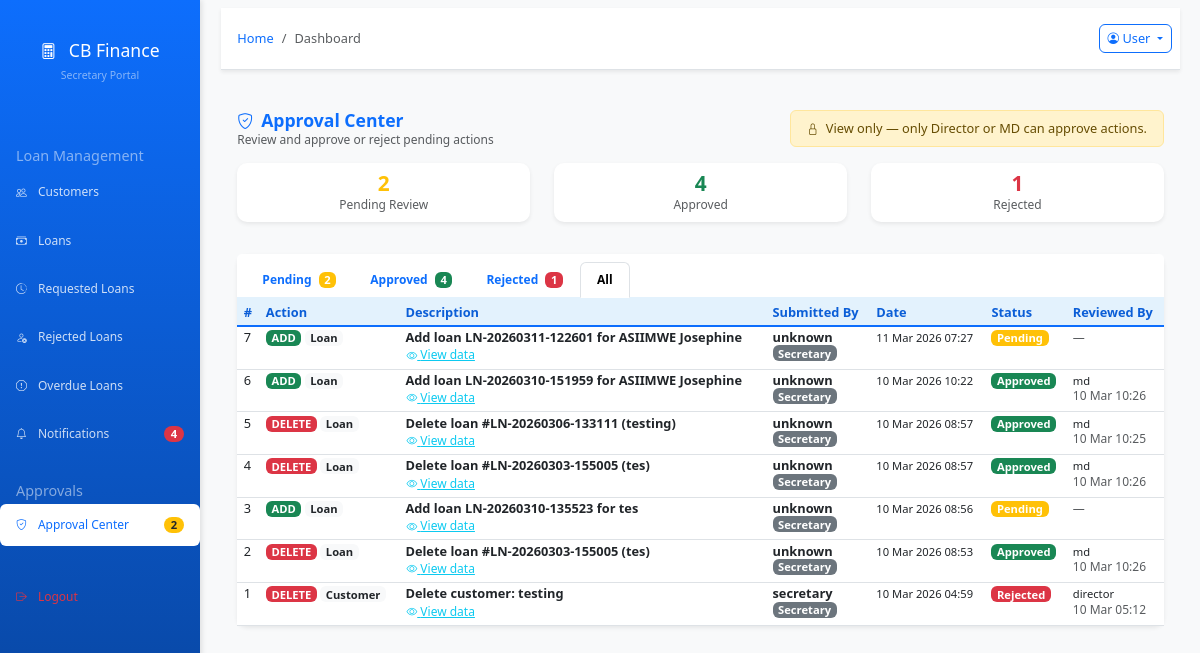
Screenshot of /app.cbfinance.rw/index.php?page=approvals&filter=all with the database file from the repository.
### tables this page shows
CREATE TABLE `pending_approvals` (
  `approval_id` int(11) NOT NULL,
  `action_type` varchar(20) NOT NULL,
  `entity_type` varchar(30) NOT NULL,
  `entity_id` int(11) DEFAULT NULL,
  `action_data` longtext NOT NULL,
  `description` varchar(255) NOT NULL,
  `submitted_by` varchar(100) NOT NULL,
  `submitted_by_role` varchar(50) NOT NULL,
  `status` enum('pending','approved','rejected') NOT NULL DEFAULT 'pending',
  `reviewed_by` varchar(100) DEFAULT NULL,
  `reviewed_at` datetime DEFAULT NULL,
  `review_notes` text,
  `submitted_at` datetime NOT NULL DEFAULT CURRENT_TIMESTAMP
);

### app.cbfinance.rw/includes/approval_helper.php (called while the page is built, shortened)
<?php
function canApprove() {
    $role = $_SESSION['role'] ?? '';
    return in_array($role, ['Director', 'MD']);
}

### app.cbfinance.rw/modules/approvals.php (the view, shortened to what this page needs)
<?php
require_once __DIR__ . '/../includes/approval_helper.php';
$conn = getConnection();
$filter     = $_GET['filter'] ?? 'pending';
$where = $filter !== 'all' ? "WHERE status = '$filter'" : '';
$approvals = $conn->query("SELECT * FROM pending_approvals $where ORDER BY submitted_at DESC LIMIT 100");
$counts = [];
foreach (['pending', 'approved', 'rejected'] as $s) {
    $r = $conn->query("SELECT COUNT(*) as cnt FROM pending_approvals WHERE status = '$s'");
    $counts[$s] = $r ? (int)$r->fetch_assoc()['cnt'] : 0;
}
?>
<div class="container-fluid py-3">
    <div class="row mb-3">
        <div class="col-12 d-flex justify-content-between align-items-center">
            <div>
                <h2 class="h4 fw-bold text-primary mb-0">
                    <i class="bi bi-shield-check me-2"></i>Approval Center
                </h2>
                <p class="text-muted small mb-0">Review and approve or reject pending actions</p>
            </div>
            <?php if (!canApprove()): ?>
            <div class="alert alert-warning py-2 px-3 mb-0">
                <i class="bi bi-lock me-1"></i> View only — only Director or MD can approve actions.
            </div>
            <?php endif; ?>
        </div>
    </div>
    <div class="row mb-4">
        <div class="col-md-4">
            <div class="card border-warning shadow-sm">
                <div class="card-body text-center py-2">
                    <h2 class="fw-bold text-warning mb-0"><?= $counts['pending'] ?></h2>
                    <small class="text-muted">Pending Review</small>
                </div>
            </div>
        </div>
        <div class="col-md-4">
            <div class="card border-success shadow-sm">
                <div class="card-body text-center py-2">
                    <h2 class="fw-bold text-success mb-0"><?= $counts['approved'] ?></h2>
                    <small class="text-muted">Approved</small>
                </div>
            </div>
        </div>
        <div class="col-md-4">
            <div class="card border-danger shadow-sm">
                <div class="card-body text-center py-2">
                    <h2 class="fw-bold text-danger mb-0"><?= $counts['rejected'] ?></h2>
                    <small class="text-muted">Rejected</small>
                </div>
            </div>
        </div>
    </div>
    <div class="card shadow-sm">
        <div class="card-header bg-white py-2">
            <ul class="nav nav-tabs card-header-tabs">
                <?php foreach (['pending' => 'warning', 'approved' => 'success', 'rejected' => 'danger', 'all' => 'secondary'] as $f => $color): ?>
                <li class="nav-item">
                    <a class="nav-link <?= $filter === $f ? 'active' : '' ?>" href="?page=approvals&filter=<?= $f ?>">
                        <?= ucfirst($f) ?>
                        <?php if ($f !== 'all' && isset($counts[$f]) && $counts[$f] > 0): ?>
                            <span class="badge bg-<?= $color ?> ms-1"><?= $counts[$f] ?></span>
                        <?php endif; ?>
                    </a>
                </li>
                <?php endforeach; ?>
            </ul>
        </div>
        <div class="card-body p-0">
            <div class="table-responsive">
                <table class="table table-hover table-sm mb-0">
                    <thead class="table-light">
                        <tr>
                            <th>#</th>
                            <th>Action</th>
                            <th>Description</th>
                            <th>Submitted By</th>
                            <th>Date</th>
                            <th>Status</th>
                            <th>Reviewed By</th>
                        </tr>
                    </thead>
                    <tbody>
                        <?php if ($approvals && $approvals->num_rows > 0):
                            while ($row = $approvals->fetch_assoc()):
                                $badge = 'secondary';
                                switch($row['status']) {
                                    case 'pending':  $badge = 'warning'; break;
                                    case 'approved': $badge = 'success'; break;
                                    case 'rejected': $badge = 'danger'; break;
                                }
                                $action_badge = '<span class="badge bg-secondary">'.strtoupper($row['action_type'] ?? '').'</span>';
                                switch($row['action_type']) {
                                    case 'add':    $action_badge = '<span class="badge bg-success">ADD</span>'; break;
                                    case 'delete': $action_badge = '<span class="badge bg-danger">DELETE</span>'; break;
                                }
                        ?>
                        <tr>
                            <td><?= $row['approval_id'] ?></td>
                            <td><?= $action_badge ?> <span class="badge bg-light text-dark"><?= ucfirst($row['entity_type']) ?></span></td>
                            <td>
                                <strong><?= htmlspecialchars($row['description']) ?></strong>
                                <br>
                                <button class="btn btn-link btn-sm p-0 text-info"
                                        data-bs-toggle="collapse"
                                        data-bs-target="#details-<?= $row['approval_id'] ?>">
                                    <i class="bi bi-eye"></i> View data
                                </button>
                            </td>
                            <td>
                                <strong><?= htmlspecialchars($row['submitted_by']) ?></strong>
                                <br><small class="badge bg-secondary"><?= htmlspecialchars($row['submitted_by_role']) ?></small>
                            </td>
                            <td><small><?= date('d M Y H:i', strtotime($row['submitted_at'])) ?></small></td>
                            <td><span class="badge bg-<?= $badge ?>"><?= ucfirst($row['status']) ?></span></td>
                            <td>
                                <?php if ($row['reviewed_by']): ?>
                                    <small><?= htmlspecialchars($row['reviewed_by']) ?></small><br>
                                    <small class="text-muted"><?= date('d M H:i', strtotime($row['reviewed_at'])) ?></small>
                                <?php else: ?>
                                    <small class="text-muted">—</small>
                                <?php endif; ?>
                            </td>
                        </tr>
                        <?php endwhile;
                        endif; ?>
                    </tbody>
                </table>
            </div>
        </div>
    </div>
</div>

### app.cbfinance.rw/assets/css/style.css (style rules this page uses)
:root { --primary-blue: #0d6efd; --light-blue: #e3f2fd; --dark-blue: #0b5ed7; --white: #ffffff; --light-gray: #f8f9fa; --gray: #6c757d; --dark-gray: #343a40; }
body { background-color: #f8f9fa; font-family: 'Segoe UI', Tahoma, Geneva, Verdana, sans-serif; }
.card { border: none; border-radius: 10px; box-shadow: 0 4px 6px rgba(0,0,0,0.05); transition: transform 0.3s, box-shadow 0.3s; }
.card-header { background-color: var(--white); border-bottom: 2px solid var(--light-blue); font-weight: 600; color: var(--dark-blue); }
.table { background-color: var(--white); }
.table thead th { background-color: var(--light-blue); border-bottom: 2px solid var(--primary-blue); color: var(--dark-blue); font-weight: 600; }

### app.cbfinance.rw/index.php (style rules this page uses)
body { font-size: 12px !important; overflow-x: hidden; }
.card { margin-bottom: 0.5rem !important; }
.card-header { padding: 0.5rem 1rem !important; }
.card-body { padding: 0.75rem !important; }
.table { font-size: 0.8rem !important; }
.table th, .table td { padding: 0.3rem 0.5rem !important; }
.table-sm th, .table-sm td { padding: 0.2rem 0.4rem !important; }
.btn { font-size: 0.8rem !important; padding: 0.25rem 0.5rem !important; }
.btn-sm { font-size: 0.75rem !important; padding: 0.2rem 0.4rem !important; }
.badge { font-size: 0.7rem !important; padding: 0.15rem 0.35rem !important; }
.alert { font-size: 0.8rem !important; padding: 0.5rem 1rem !important; margin-bottom: 0.5rem !important; }
h2, .h2 { font-size: 1.3rem !important; }
h4, .h4 { font-size: 1.1rem !important; }
.mb-3 { margin-bottom: 0.75rem !important; }
.mb-4 { margin-bottom: 1rem !important; }
.py-2 { padding-top: 0.5rem !important; padding-bottom: 0.5rem !important; }
.py-3 { padding-top: 0.75rem !important; padding-bottom: 0.75rem !important; }
.px-3 { padding-left: 0.75rem !important; padding-right: 0.75rem !important; }
.text-muted { font-size: 0.75rem !important; }
h1, h2, h3, h4, h5, h6 { line-height: 1.2 !important; }
p, .form-label, .small { line-height: 1.3 !important; }
.table-hover tbody tr { line-height: 1.2 !important; }
.bi { font-size: 0.9em !important; }
.row { margin-bottom: 0.25rem !important; }
.container-fluid { padding: 0.5rem !important; }

### rows the page displays
pending_approvals: approval_id "7", action_type "ADD", entity_type "Loan", description "Add loan LN-20260311-122601 for ASIIMWE Josephine", submitted_by "unknown", submitted_by_role "Secretary", submitted_at "11 Mar 2026 07:27", status "Pending"
pending_approvals: approval_id "6", action_type "ADD", entity_type "Loan", description "Add loan LN-20260310-151959 for ASIIMWE Josephine", submitted_by "unknown", submitted_by_role "Secretary", submitted_at "10 Mar 2026 10:22", status "Approved", reviewed_by "md", reviewed_at "10 Mar 10:26"
pending_approvals: approval_id "5", action_type "DELETE", entity_type "Loan", description "Delete loan #LN-20260306-133111 (testing)", submitted_by "unknown", submitted_by_role "Secretary", submitted_at "10 Mar 2026 08:57", status "Approved", reviewed_by "md", reviewed_at "10 Mar 10:25"
pending_approvals: approval_id "4", action_type "DELETE", entity_type "Loan", description "Delete loan #LN-20260303-155005 (tes)", submitted_by "unknown", submitted_by_role "Secretary", submitted_at "10 Mar 2026 08:57", status "Approved", reviewed_by "md", reviewed_at "10 Mar 10:26"
pending_approvals: approval_id "3", action_type "ADD", entity_type "Loan", description "Add loan LN-20260310-135523 for tes", submitted_by "unknown", submitted_by_role "Secretary", submitted_at "10 Mar 2026 08:56", status "Pending"
pending_approvals: approval_id "2", action_type "DELETE", entity_type "Loan", description "Delete loan #LN-20260303-155005 (tes)", submitted_by "unknown", submitted_by_role "Secretary", submitted_at "10 Mar 2026 08:53", status "Approved", reviewed_by "md", reviewed_at "10 Mar 10:26"
pending_approvals: approval_id "1", action_type "DELETE", entity_type "Customer", description "Delete customer: testing", submitted_by "secretary", submitted_by_role "Secretary", submitted_at "10 Mar 2026 04:59", status "Rejected", reviewed_by "director", reviewed_at "10 Mar 05:12"

### other values shown
$user_role "Secretary"
$sidebar_due_today_count "4"
$pending_approvals_count "2"
$page_title "Dashboard"
$_SESSION['user_name'] "User"
$counts['pending'] "2"
$counts['approved'] "4"
$counts['rejected'] "1"
$f "Pending"
$counts[$f] "2"
$f "Approved"
$counts[$f] "4"
$f "Rejected"
$counts[$f] "1"
$f "All"
